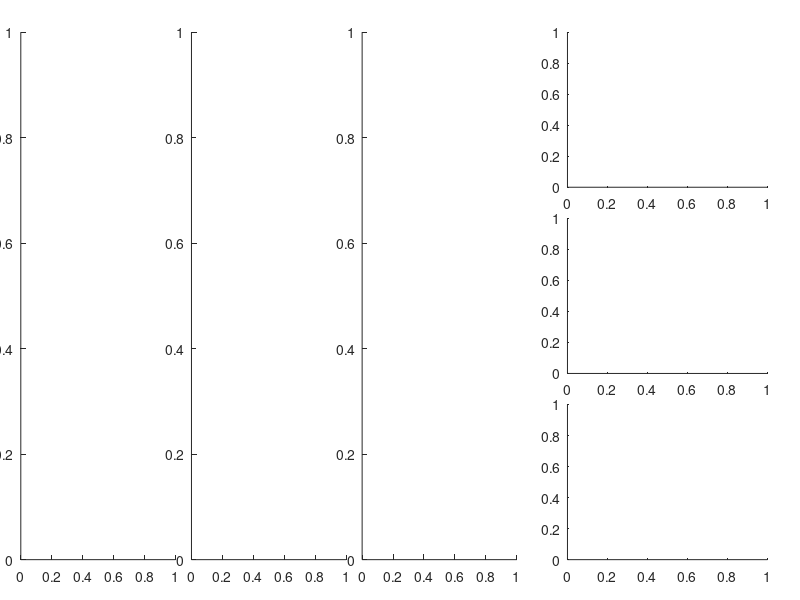

This chart was generated by the following MATLAB code: (Note: this script raises an error after producing the figure.)
function Jflow_animation
close all

tic
%% parameters
font_size = 8;
font_name = 'Calibri';
% font_name = 'Helvetica';

switch font_name
    case 'Calibri'
        leg_ext = 1.2;   % this can be 1.2 for Calibri font; stretches the legned box a little
    case 'Helvetica'
        leg_ext = 1;
end


%% Figure dimension
% hf_1 = figure('Color','w','Position',[10 200 1378 800]);
% PaperW = 15.5;
% PaperH = 9;

fig_width = 1500;
fig_height = 580;
hf_1 = figure('Color','w','Position',[10 420 fig_width fig_height]);
PaperW = 15.5;
PaperH = 9;

% margins - pixel

L_marg = 40;  % left margin
ani_gap = 30;
ani_W = 290;
ani_H = 510;
R_marg = 60;  % right margin

Gap   = 95;
Gap_colorbar = 27.5;

ts_L =  L_marg+ani_W*3+ani_gap*2+Gap;

ts_H =  150;
ts_M =  (ani_H -3*ts_H)/2;
ts_W =  fig_width - (L_marg+ani_W*3+ani_gap*2+Gap) - R_marg;

bot_5 = 40;
bot_4 = bot_5+ts_H+ts_M;
bot_3 = bot_4+ts_H+ts_M;


subplots(1,1:4) = [L_marg bot_5 ani_W ani_H];
subplots(2,1:4) = [L_marg+ani_W+ani_gap bot_5 ani_W ani_H];
subplots(3,1:4) = [L_marg+(ani_W+ani_gap)*2 bot_5 ani_W ani_H];

subplots(4,1:4) = [ts_L bot_3 ts_W ts_H];
subplots(5,1:4) = [ts_L bot_4 ts_W ts_H];
subplots(6,1:4) = [ts_L bot_5 ts_W ts_H];

%{
% these are margins  - normalized
ani_L = 0.5/PaperW;
ani_M = 0.4/PaperW;
ani_W = 2.3/PaperW;
ani_H = 7.9146/PaperH;
Gap   = 0.5/PaperW;
Gap_colorbar = 0.2/PaperH;

ts_L =  ani_L+ani_W*3+ani_M*2+Gap;
ts_M =  0.5/PaperH;
ts_W =  (15-0.5)/PaperW - ts_L;
ts_H =  2.3/PaperH;

bot_5 = 0.6/PaperH;
bot_4 = bot_5+ts_H+ts_M;
bot_3 = bot_4+ts_H+ts_M;


subplots(1,1:4) = [ani_L bot_5 ani_W ani_H];
subplots(2,1:4) = [ani_L+ani_W+ani_M bot_5 ani_W ani_H];
subplots(3,1:4) = [ani_L+(ani_W+ani_M)*2 bot_5 ani_W ani_H];

subplots(4,1:4) = [ts_L bot_3 ts_W ts_H];
subplots(5,1:4) = [ts_L bot_4 ts_W ts_H];
subplots(6,1:4) = [ts_L bot_5 ts_W ts_H];
%}

% s6 = axes('position',subplots(6,:));
% s5 = axes('position',subplots(5,:));
% s4 = axes('position',subplots(4,:));
% 
% s3 = axes('position',subplots(3,:));
% s2 = axes('position',subplots(2,:));
% s1 = axes('position',subplots(1,:));

for i = 1:6
    eval(sprintf('s%d=axes(''units'',''pixels'',''position'',subplots(%d,:));',i,i))
end



%% Path
pn = 'C:\Work\13-1009_SRV_Jflow_Ph2\Scenario 3';
cd(pn)

D_sce = dir('*.tif');
tStamp = zeros(length(D_sce),1);

%% Read shp file - cut lines
shp_path = 'C:\Work\13-1009_SRV_Jflow_Ph2\Input Data';
shp_fn = 'UpperFeatherS2XSLines_line.shp';
Sn = shaperead(fullfile(shp_path,shp_fn));

%% Read shp file - animation window size
shp_path = 'C:\Work\13-1009_SRV_Jflow_Ph2\Input Data';
shp_fn2 = 'ani_window1.shp';
Sn_w = shaperead(fullfile(shp_path,shp_fn2));


% === calc animation window ratio
% set(s1,'units','inches')
win_size = get(s1,'position');
ani_WH_ratio = win_size(4)/win_size(3);

% ------- extent: panel 1 (north 2 / south 18)

xlimN1 = Sn_w(3).BoundingBox(1:2);
ylimN1 = Sn_w(3).BoundingBox(3:4);

% extent: panel 2
xlimN2 = Sn_w(1).BoundingBox(1:2);
ylimN2 = Sn_w(1).BoundingBox(3:4)+5100;

% extent: panel 3 
xlimN3 = Sn_w(2).BoundingBox(1:2);
ylimN3 = Sn_w(2).BoundingBox(3:4);

%% Reading data file

% sort data file in ascending time
for j = 1:length(D_sce)
    % hour
    in1 = regexp(D_sce(j).name,'_');
    in2 = regexp(D_sce(j).name,'\.');
    
    tStamp(j) = str2double(D_sce(j).name(in1(2)+1:in2(1)-1));
end

[t_hour, t_hour_i] = sort(tStamp);


% for k = 1:length(D_sce)
    
k = 6;
    % sorted by hour
    fn = D_sce(t_hour_i(k)).name;
    
    % 1st panel
    plot_tiff(fn,s1,xlimN1,ylimN1)
    
    % 2nd panel
    plot_tiff(fn,s2,xlimN2,ylimN2)
    
    % 3rd panel - Yolo
%     plot_tiff(fn,s3,xlimN3,ylimN3)
    
    
    
    
    
    
    
    
    
    
    
    
    
    
    
    
    
    
    
    
    
    
    
    
    
    
    
    
    
% end


toc

function plot_tiff(fn,ax_h,xLim,yLim)
%% Color definition
load('YoloColormapsBlue','mycmap')
new_cmap = mycmap(1:3:end,:);
cdivs = length(new_cmap);
% cdivs = length(mycmap);
% cdivs = 32;
color_Max = 10;
dot_size = 1;

edges = [-Inf linspace(0,color_Max,cdivs-1) Inf];
cmap = new_cmap;


% fprintf(1,'sorted file = %s\n',fn)
GRID_sce3 = imread(fn);
I = geotiffinfo(fn);

%% extract points from tiff

ncols = I.SpatialRef.RasterSize(2);
nrows = I.SpatialRef.RasterSize(1);
xcor = I.SpatialRef.XLimWorld(1);
ycor = I.SpatialRef.YLimWorld(1);
dxy = I.SpatialRef.DeltaX;
NoData = -9999;

GRID_sce3(GRID_sce3==NoData) = NaN;
[ii,jj,v] = find(~isnan(GRID_sce3));

xcoord = xcor + jj.*dxy - dxy/2;
ycoord = (ycor + nrows*dxy) - ii*dxy + dxy/2;
zcoord = GRID_sce3(~isnan(GRID_sce3));






[~, bink] = histc(zcoord,edges);

% figure
% hold on

% cmap = jet(cdivs);
cmap = new_cmap;

for ii=1:cdivs
    idx = bink==ii;
    plot(ax_h,xcoord(idx),ycoord(idx),'.','MarkerSize',dot_size,'Color',cmap(ii,:));
    hold(ax_h,'on')
end
axis(ax_h,'equal')

% set(ax_h,'xlim',I.SpatialRef.XLimWorld)
% set(ax_h,'ylim',I.SpatialRef.YLimWorld)
set(ax_h,'xlim',xLim)
set(ax_h,'ylim',yLim)
set(ax_h,'xtick',[])
set(ax_h,'ytick',[])
set(ax_h,'box','on')

colormap(cmap);
% clear edges idx bink
% caxis(s1,[0 30])
% caxis([min(zcoord) max(zcoord)])
caxis(ax_h,[0 color_Max])
% colorbar




















